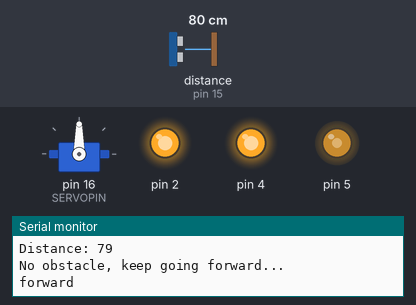
Simulated run of this sketch. Board: Arduino Uno, built with avr-gcc and run on an emulated ATmega328P. Parts: servo, output pins drawn as LEDs (lit = HIGH), the last lines printed to the serial monitor. Wiring (inferred from the names in the program): ultrasonic range finder: trigger pin 13; echo pin 15. Dashed ring = blinking. Inputs (shaded band) come from the test bench; at power-on: distance to the obstacle (sensor on pin 15) 80 cm. The echo pulse lasts 58.3 µs per cm; pins used as bus, display or sensor lines are not drawn.

Above: at 1.2 s.
1.3 s: distance to the obstacle (sensor on pin 15) set to 33 cm
2.8 s: distance to the obstacle (sensor on pin 15) set to 29 cm
At 3.7 s:
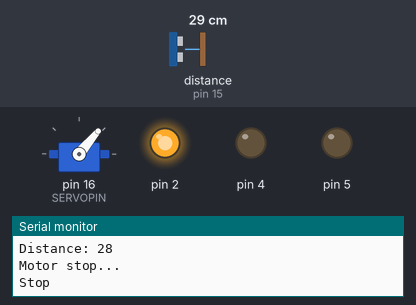
5.8 s: distance to the obstacle (sensor on pin 15) set to 35 cm
At 6.85 s:
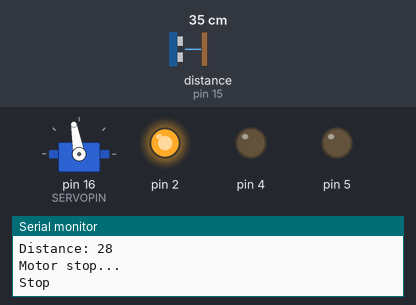
8.5 s: distance to the obstacle (sensor on pin 15) set to 2 cm
At 9.4 s:
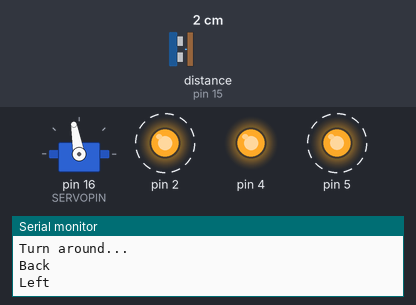
11.5 s: distance to the obstacle (sensor on pin 15) set to 9 cm
14.5 s: distance to the obstacle (sensor on pin 15) set to 12 cm
At 16.6 s:
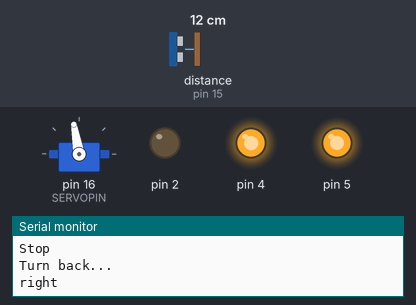
Timing chart, 0 to 18.5 s (numbered marks = the images above; inputs shaded):
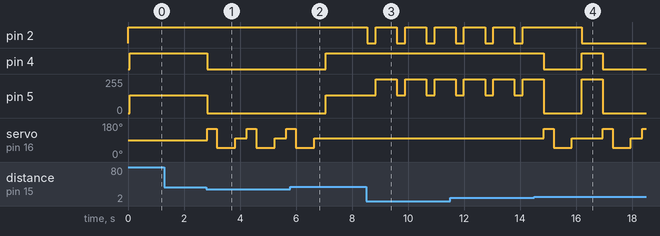

The sketch:

esp8266-obstacle-bot2.ino
```cpp
// include libraries
//#include "SSD1306.h"
#include <Servo.h>

// setup servo
#define SERVORIGHT   50
#define SERVOCENTRE  100
#define SERVOLEFT    150
#define SERVOPIN     16
#define TRIGPIN      13    // pin no. 13  is D7 ESP8266
#define ECHOPIN      15    // pin no. 15  is D8 ESP8266

int Speed = 900;  // max 1024
int TSpeed = 1020;  //Turning Speed
Servo servo;

//Optional 0.96" OLED display
//SSD1306  display(0x3c, D5, D6); //sda-D5, sck -D6

void stoped()
{
    analogWrite(5, 0);
    analogWrite(4, 0);
    Serial.println("Stop");
}

void forward()
{
    analogWrite(5, Speed);
    analogWrite(4, Speed);
    digitalWrite(0, 1);
    digitalWrite(2, 1);
    Serial.println("forward");
}

void back()
{
    analogWrite(5, Speed);
    analogWrite(4, Speed);
    digitalWrite(0, 0);
    digitalWrite(2, 0);
    Serial.println("Back");
}

void left()
{
    analogWrite(5, TSpeed);
    analogWrite(4, TSpeed);
    digitalWrite(0, 0);
    digitalWrite(2, 1);
    Serial.println("Left");
}

void right()
{
    analogWrite(5, TSpeed);
    analogWrite(4, TSpeed);
    digitalWrite(0, 1);
    digitalWrite(2, 0);
    Serial.println("right");
}

int stopCount = 0;

int ping()
{
    // pause for 50ms between scans
    delay(50);

    // send ping
    digitalWrite(TRIGPIN, LOW);
    delayMicroseconds(2);
    digitalWrite(TRIGPIN, HIGH);
    delayMicroseconds(10);
    digitalWrite(TRIGPIN, LOW);

    // read echo
    long duration = pulseIn(ECHOPIN, HIGH);

    // convert distance to cm
    unsigned int centimetres = int(duration / 2 / 29.1);

    return centimetres;
}

char scan()
{
    // ping times in microseconds
    unsigned int left_scan, centre_scan, right_scan;
    char choice;

    // scan left
    servo.write(SERVOLEFT);
    delay(300);
    left_scan = ping();

    // scan right
    servo.write(SERVORIGHT);
    delay(600);
    right_scan = ping();

    // scan straight ahead
    servo.write(SERVOCENTRE);
    delay(300);
    centre_scan = ping();

    if (left_scan>right_scan && left_scan>centre_scan)
    {
        choice = 'l';
    }
    else if (right_scan>left_scan && right_scan>centre_scan)
    {
        choice = 'r';
    }
    else {
      choice = 'c';
    }

    return choice;
}

void setup()
{
    Serial.begin(115200);
    Serial.println("Alictronix Obstacle Bot 2WD/4WD v1.0");
    // set the servo data pin
    servo.attach(SERVOPIN);

    pinMode(5, OUTPUT);
    pinMode(4, OUTPUT);
    pinMode(0, OUTPUT);
    pinMode(2, OUTPUT);
    digitalWrite(5, 0);
    digitalWrite(4, 0);
    digitalWrite(0, 1);
    digitalWrite(2, 1);
    // set the trig pin to output (send sound waves)
    pinMode(TRIGPIN, OUTPUT);

    // set the echo pin to input (receive sound waves)
    pinMode(ECHOPIN, INPUT);

//display.init();
//display.flipScreenVertically();
//display.setFont(ArialMT_Plain_16);
//display.setTextAlignment(TEXT_ALIGN_LEFT);
}

void loop()
{
    // get distance from obstacle straight ahead
    unsigned int distance = ping();
    Serial.print("Distance: "); Serial.println(distance);
   // display.clear();
   // display.drawString(10, 20, "Distance: "+String(distance));
  //  display.display();
    if (distance < 30 && distance > 0)
    {
        if (distance < 10)
        {
            // turn around
            Serial.println("Turn around...");
           // display.drawString(10, 40, "Turn around...") ;
            back();
            delay(300);
            left();
            delay(700);
        }
        else
        {
            // stop both motors
            Serial.println("Motor stop...");
           // display.drawString(10, 40, "Motor stop...") ;
            stoped();

            // scan for obstacles
            char turn_direction = scan();

            // turn left/right or ignore and go straight
            if (turn_direction == 'l')
            {
              Serial.println("Turn left...");
            //  display.drawString(10, 40, "Turn left...") ;
                left();
                delay(500);
            }
            else if (turn_direction == 'r')
            {
              Serial.println("Turn right...");
            //  display.drawString(10, 40, "Turn right...") ;
                right();
                delay(500);
            }
            else if (turn_direction == 'c')
            {
              stopCount++;
              if(stopCount > 3){
                stopCount = 0;
                Serial.println("Turn back...");
              //  display.drawString(10, 40, "Turn back...") ;
                right();
                delay(700);
              }

            }
        }
    }
    else
    {
        // no obstacle, keep going forward
        Serial.println("No obstacle, keep going forward...");
      //  display.drawString(5, 40, "keep going forward...") ;
        forward();
    }
}
```

Measured:
- the behaviour switches between 31 and 30 cm on distance to the obstacle (sensor on pin 15) (found by bisection; images 0 and 1)
- the behaviour switches between 10 and 11 cm on distance to the obstacle (sensor on pin 15) (found by bisection; images 3 and 4)
- after the input at 2.8 s, pin 4: HIGH → LOW at once; pin 5: 132/255 → 0/255 at once; servo on pin 16 (SERVOPIN): 90° → 150° at once, → 50° 0.35 s later, → 100° 0.65 s later, → 150° 0.41 s later, … (7 changes in this stretch)
- after the input at 5.8 s, pin 2: stays HIGH (without the input it goes to LOW after 2.6 s); pin 4: LOW → HIGH after 1.3 s instead of 2.6 s; pin 5: 0/255 → 132/255 after 1.3 s; servo on pin 16 (SERVOPIN): goes on until 6.7 s, then stays 100°
- after the input at 8.5 s, pin 2: alternates HIGH for 0.75 s and LOW for 0.30 s, starting after 0.05 s; pin 5: alternates 252/255 for 0.75 s and 132/255 for 0.30 s, starting after 0.35 s
- after the input at 14.5 s, pin 4: HIGH → LOW after 0.35 s, → HIGH 1.4 s later, → LOW 0.75 s later; servo on pin 16 (SERVOPIN): 100° → 150° after 0.35 s, → 50° 0.35 s later, → 100° 0.65 s later, → 150° 1.1 s later, … (7 changes in this stretch)
